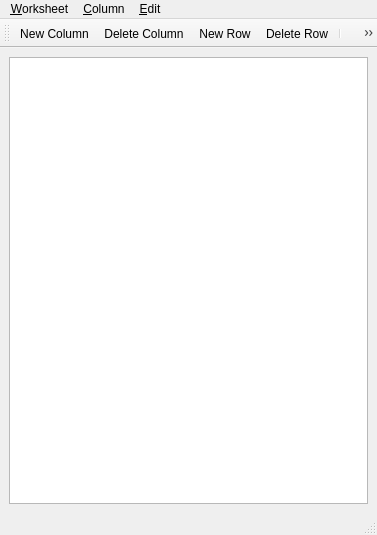
<ui version="4.0" >
 <author></author>
 <comment></comment>
 <exportmacro></exportmacro>
 <class>MainWindow</class>
 <widget class="QMainWindow" name="MainWindow" >
  <property name="geometry" >
   <rect>
    <x>0</x>
    <y>0</y>
    <width>377</width>
    <height>535</height>
   </rect>
  </property>
  <property name="windowTitle" >
   <string>MainWindow</string>
  </property>
  <widget class="QWidget" name="centralwidget" >
   <layout class="QHBoxLayout" >
    <property name="margin" >
     <number>9</number>
    </property>
    <property name="spacing" >
     <number>6</number>
    </property>
    <item>
     <widget class="QTableView" name="table" >
      <property name="gridStyle" >
       <enum>Qt::DotLine</enum>
      </property>
     </widget>
    </item>
   </layout>
  </widget>
  <widget class="QMenuBar" name="menubar" >
   <property name="geometry" >
    <rect>
     <x>0</x>
     <y>0</y>
     <width>377</width>
     <height>31</height>
    </rect>
   </property>
   <widget class="QMenu" name="menu_Worksheet" >
    <property name="title" >
     <string>&amp;Worksheet</string>
    </property>
    <addaction name="actionNew_Column" />
    <addaction name="actionDelete_Column" />
    <addaction name="separator" />
    <addaction name="actionNew_Row" />
    <addaction name="actionDelete_Row" />
    <addaction name="separator" />
    <addaction name="actionTranspose" />
   </widget>
   <widget class="QMenu" name="menu_Dataset" >
    <property name="title" >
     <string>&amp;Column</string>
    </property>
    <addaction name="actionMove_to_Beginning" />
    <addaction name="actionMove_Left" />
    <addaction name="actionMove_Right" />
    <addaction name="actionMove_to_End" />
   </widget>
   <widget class="QMenu" name="menu_Edit" >
    <property name="title" >
     <string>&amp;Edit</string>
    </property>
    <addaction name="action_Cut" />
    <addaction name="action_Copy" />
    <addaction name="action_Paste" />
    <addaction name="action_Delete" />
   </widget>
   <addaction name="menu_Worksheet" />
   <addaction name="menu_Dataset" />
   <addaction name="menu_Edit" />
  </widget>
  <widget class="QStatusBar" name="statusbar" >
   <property name="geometry" >
    <rect>
     <x>0</x>
     <y>511</y>
     <width>377</width>
     <height>24</height>
    </rect>
   </property>
  </widget>
  <widget class="QToolBar" name="toolBar" >
   <property name="orientation" >
    <enum>Qt::Horizontal</enum>
   </property>
   <attribute name="toolBarArea" >
    <number>4</number>
   </attribute>
   <addaction name="actionNew_Column" />
   <addaction name="actionDelete_Column" />
   <addaction name="actionNew_Row" />
   <addaction name="actionDelete_Row" />
   <addaction name="separator" />
   <addaction name="actionMove_to_Beginning" />
   <addaction name="actionMove_Left" />
   <addaction name="actionMove_Right" />
   <addaction name="actionMove_to_End" />
  </widget>
  <action name="actionNew_Column" >
   <property name="icon" >
    <iconset>../resources/images/new/worksheet/new-column.png</iconset>
   </property>
   <property name="text" >
    <string>New Column</string>
   </property>
  </action>
  <action name="actionDelete_Column" >
   <property name="icon" >
    <iconset>../resources/images/new/worksheet/delete-column.png</iconset>
   </property>
   <property name="text" >
    <string>Delete Column</string>
   </property>
  </action>
  <action name="actionNew_Row" >
   <property name="icon" >
    <iconset>../resources/images/new/worksheet/new-row.png</iconset>
   </property>
   <property name="text" >
    <string>New Row</string>
   </property>
  </action>
  <action name="actionDelete_Row" >
   <property name="icon" >
    <iconset>../resources/images/new/worksheet/delete-row.png</iconset>
   </property>
   <property name="text" >
    <string>Delete Row</string>
   </property>
  </action>
  <action name="actionMove_to_Beginning" >
   <property name="icon" >
    <iconset>../resources/images/new/worksheet/first.png</iconset>
   </property>
   <property name="text" >
    <string>Move to Beginning</string>
   </property>
  </action>
  <action name="actionMove_Left" >
   <property name="icon" >
    <iconset>../resources/images/new/worksheet/left.png</iconset>
   </property>
   <property name="text" >
    <string>Move Left</string>
   </property>
  </action>
  <action name="actionMove_Right" >
   <property name="icon" >
    <iconset>../resources/images/new/worksheet/right.png</iconset>
   </property>
   <property name="text" >
    <string>Move Right</string>
   </property>
  </action>
  <action name="actionMove_to_End" >
   <property name="icon" >
    <iconset>../resources/images/new/worksheet/last.png</iconset>
   </property>
   <property name="text" >
    <string>Move to End</string>
   </property>
  </action>
  <action name="actionTranspose" >
   <property name="icon" >
    <iconset>../resources/images/new/worksheet/transpose.png</iconset>
   </property>
   <property name="text" >
    <string>Transpose</string>
   </property>
  </action>
  <action name="action_Cut" >
   <property name="text" >
    <string>&amp;Cut</string>
   </property>
  </action>
  <action name="action_Copy" >
   <property name="text" >
    <string>&amp;Copy</string>
   </property>
  </action>
  <action name="action_Paste" >
   <property name="text" >
    <string>&amp;Paste</string>
   </property>
  </action>
  <action name="action_Delete" >
   <property name="text" >
    <string>&amp;Delete</string>
   </property>
  </action>
 </widget>
 <pixmapfunction></pixmapfunction>
 <resources/>
 <connections/>
</ui>
